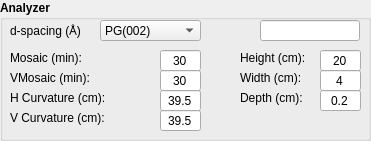
   <widget class="QGroupBox" name="groupBox_5">
    <property name="geometry">
     <rect>
      <x>10</x>
      <y>410</y>
      <width>371</width>
      <height>141</height>
     </rect>
    </property>
    <property name="font">
     <font>
      <weight>75</weight>
      <bold>true</bold>
     </font>
    </property>
    <property name="title">
     <string>Analyzer</string>
    </property>
    <widget class="QLineEdit" name="ana_hcurve_input">
     <property name="geometry">
      <rect>
       <x>160</x>
       <y>90</y>
       <width>41</width>
       <height>21</height>
      </rect>
     </property>
     <property name="minimumSize">
      <size>
       <width>41</width>
       <height>21</height>
      </size>
     </property>
     <property name="maximumSize">
      <size>
       <width>41</width>
       <height>21</height>
      </size>
     </property>
     <property name="font">
      <font>
       <weight>50</weight>
       <bold>false</bold>
      </font>
     </property>
     <property name="text">
      <string>39.5</string>
     </property>
     <property name="alignment">
      <set>Qt::AlignCenter</set>
     </property>
    </widget>
    <widget class="QLineEdit" name="ana_select_input">
     <property name="geometry">
      <rect>
       <x>260</x>
       <y>20</y>
       <width>100</width>
       <height>21</height>
      </rect>
     </property>
     <property name="minimumSize">
      <size>
       <width>100</width>
       <height>21</height>
      </size>
     </property>
     <property name="maximumSize">
      <size>
       <width>100</width>
       <height>21</height>
      </size>
     </property>
     <property name="font">
      <font>
       <weight>50</weight>
       <bold>false</bold>
      </font>
     </property>
     <property name="alignment">
      <set>Qt::AlignCenter</set>
     </property>
    </widget>
    <widget class="QLineEdit" name="ana_mosaic_input">
     <property name="geometry">
      <rect>
       <x>160</x>
       <y>50</y>
       <width>41</width>
       <height>21</height>
      </rect>
     </property>
     <property name="minimumSize">
      <size>
       <width>41</width>
       <height>21</height>
      </size>
     </property>
     <property name="maximumSize">
      <size>
       <width>41</width>
       <height>21</height>
      </size>
     </property>
     <property name="font">
      <font>
       <weight>50</weight>
       <bold>false</bold>
      </font>
     </property>
     <property name="text">
      <string>30</string>
     </property>
     <property name="alignment">
      <set>Qt::AlignCenter</set>
     </property>
    </widget>
    <widget class="QLineEdit" name="ana_vmosaic_input">
     <property name="geometry">
      <rect>
       <x>160</x>
       <y>70</y>
       <width>41</width>
       <height>21</height>
      </rect>
     </property>
     <property name="minimumSize">
      <size>
       <width>41</width>
       <height>21</height>
      </size>
     </property>
     <property name="maximumSize">
      <size>
       <width>41</width>
       <height>21</height>
      </size>
     </property>
     <property name="font">
      <font>
       <weight>50</weight>
       <bold>false</bold>
      </font>
     </property>
     <property name="text">
      <string>30</string>
     </property>
     <property name="alignment">
      <set>Qt::AlignCenter</set>
     </property>
    </widget>
    <widget class="QLabel" name="ana_select_label">
     <property name="geometry">
      <rect>
       <x>10</x>
       <y>20</y>
       <width>101</width>
       <height>20</height>
      </rect>
     </property>
     <property name="sizePolicy">
      <sizepolicy hsizetype="Fixed" vsizetype="Fixed">
       <horstretch>0</horstretch>
       <verstretch>0</verstretch>
      </sizepolicy>
     </property>
     <property name="minimumSize">
      <size>
       <width>101</width>
       <height>20</height>
      </size>
     </property>
     <property name="font">
      <font>
       <weight>50</weight>
       <bold>false</bold>
      </font>
     </property>
     <property name="text">
      <string>d-spacing (Å)</string>
     </property>
     <property name="alignment">
      <set>Qt::AlignLeading|Qt::AlignLeft|Qt::AlignVCenter</set>
     </property>
    </widget>
    <widget class="QComboBox" name="ana_select_dropdown">
     <property name="geometry">
      <rect>
       <x>100</x>
       <y>20</y>
       <width>101</width>
       <height>21</height>
      </rect>
     </property>
     <property name="minimumSize">
      <size>
       <width>100</width>
       <height>21</height>
      </size>
     </property>
     <property name="maximumSize">
      <size>
       <width>120</width>
       <height>21</height>
      </size>
     </property>
     <property name="font">
      <font>
       <weight>50</weight>
       <bold>false</bold>
      </font>
     </property>
     <item>
      <property name="text">
       <string>PG(002)</string>
      </property>
     </item>
     <item>
      <property name="text">
       <string>PG(004)</string>
      </property>
     </item>
     <item>
      <property name="text">
       <string>PG(110)</string>
      </property>
     </item>
     <item>
      <property name="text">
       <string>Ge(111)</string>
      </property>
     </item>
     <item>
      <property name="text">
       <string>Ge(220)</string>
      </property>
     </item>
     <item>
      <property name="text">
       <string>Ge(311)</string>
      </property>
     </item>
     <item>
      <property name="text">
       <string>Be(002)</string>
      </property>
     </item>
     <item>
      <property name="text">
       <string>Cu2MnAl(111)</string>
      </property>
     </item>
     <item>
      <property name="text">
       <string>Co0.92Fe0.08(200)</string>
      </property>
     </item>
     <item>
      <property name="text">
       <string>Ge(511)</string>
      </property>
     </item>
     <item>
      <property name="text">
       <string>Ge(533)</string>
      </property>
     </item>
     <item>
      <property name="text">
       <string>Si(111)</string>
      </property>
     </item>
     <item>
      <property name="text">
       <string>Cu(111)</string>
      </property>
     </item>
     <item>
      <property name="text">
       <string>Cu(002)</string>
      </property>
     </item>
     <item>
      <property name="text">
       <string>Cu(220)</string>
      </property>
     </item>
     <item>
      <property name="text">
       <string>Custom</string>
      </property>
     </item>
    </widget>
    <widget class="QLineEdit" name="ana_height_input">
     <property name="geometry">
      <rect>
       <x>320</x>
       <y>50</y>
       <width>41</width>
       <height>21</height>
      </rect>
     </property>
     <property name="minimumSize">
      <size>
       <width>41</width>
       <height>21</height>
      </size>
     </property>
     <property name="maximumSize">
      <size>
       <width>41</width>
       <height>21</height>
      </size>
     </property>
     <property name="font">
      <font>
       <weight>50</weight>
       <bold>false</bold>
      </font>
     </property>
     <property name="text">
      <string>20</string>
     </property>
     <property name="alignment">
      <set>Qt::AlignCenter</set>
     </property>
    </widget>
    <widget class="QLabel" name="ana_height_label">
     <property name="geometry">
      <rect>
       <x>240</x>
       <y>50</y>
       <width>101</width>
       <height>16</height>
      </rect>
     </property>
     <property name="sizePolicy">
      <sizepolicy hsizetype="Fixed" vsizetype="Fixed">
       <horstretch>0</horstretch>
       <verstretch>0</verstretch>
      </sizepolicy>
     </property>
     <property name="minimumSize">
      <size>
       <width>70</width>
       <height>16</height>
      </size>
     </property>
     <property name="font">
      <font>
       <weight>50</weight>
       <bold>false</bold>
      </font>
     </property>
     <property name="text">
      <string>Height (cm):</string>
     </property>
     <property name="alignment">
      <set>Qt::AlignLeading|Qt::AlignLeft|Qt::AlignVCenter</set>
     </property>
    </widget>
    <widget class="QLabel" name="ana_vmosaic_label">
     <property name="geometry">
      <rect>
       <x>10</x>
       <y>70</y>
       <width>107</width>
       <height>16</height>
      </rect>
     </property>
     <property name="sizePolicy">
      <sizepolicy hsizetype="Fixed" vsizetype="Fixed">
       <horstretch>0</horstretch>
       <verstretch>0</verstretch>
      </sizepolicy>
     </property>
     <property name="minimumSize">
      <size>
       <width>107</width>
       <height>16</height>
      </size>
     </property>
     <property name="font">
      <font>
       <weight>50</weight>
       <bold>false</bold>
      </font>
     </property>
     <property name="text">
      <string>VMosaic (min):</string>
     </property>
     <property name="alignment">
      <set>Qt::AlignLeading|Qt::AlignLeft|Qt::AlignVCenter</set>
     </property>
    </widget>
    <widget class="QLabel" name="ana_hcurve_label">
     <property name="geometry">
      <rect>
       <x>10</x>
       <y>90</y>
       <width>161</width>
       <height>16</height>
      </rect>
     </property>
     <property name="minimumSize">
      <size>
       <width>161</width>
       <height>16</height>
      </size>
     </property>
     <property name="font">
      <font>
       <weight>50</weight>
       <bold>false</bold>
      </font>
     </property>
     <property name="text">
      <string>H Curvature (cm):</string>
     </property>
     <property name="alignment">
      <set>Qt::AlignLeading|Qt::AlignLeft|Qt::AlignVCenter</set>
     </property>
    </widget>
    <widget class="QLabel" name="ana_mosaic_label">
     <property name="geometry">
      <rect>
       <x>10</x>
       <y>50</y>
       <width>100</width>
       <height>16</height>
      </rect>
     </property>
     <property name="sizePolicy">
      <sizepolicy hsizetype="Fixed" vsizetype="Fixed">
       <horstretch>0</horstretch>
       <verstretch>0</verstretch>
      </sizepolicy>
     </property>
     <property name="minimumSize">
      <size>
       <width>100</width>
       <height>16</height>
      </size>
     </property>
     <property name="font">
      <font>
       <weight>50</weight>
       <bold>false</bold>
      </font>
     </property>
     <property name="text">
      <string>Mosaic (min):</string>
     </property>
     <property name="alignment">
      <set>Qt::AlignLeading|Qt::AlignLeft|Qt::AlignVCenter</set>
     </property>
    </widget>
    <widget class="QLineEdit" name="ana_depth_input">
     <property name="geometry">
      <rect>
       <x>320</x>
       <y>90</y>
       <width>41</width>
       <height>21</height>
      </rect>
     </property>
     <property name="minimumSize">
      <size>
       <width>41</width>
       <height>21</height>
      </size>
     </property>
     <property name="maximumSize">
      <size>
       <width>41</width>
       <height>21</height>
      </size>
     </property>
     <property name="font">
      <font>
       <weight>50</weight>
       <bold>false</bold>
      </font>
     </property>
     <property name="text">
      <string>0.2</string>
     </property>
     <property name="alignment">
      <set>Qt::AlignCenter</set>
     </property>
    </widget>
    <widget class="QLineEdit" name="ana_width_input">
     <property name="geometry">
      <rect>
       <x>320</x>
       <y>70</y>
       <width>41</width>
       <height>21</height>
      </rect>
     </property>
     <property name="minimumSize">
      <size>
       <width>41</width>
       <height>21</height>
      </size>
     </property>
     <property name="maximumSize">
      <size>
       <width>41</width>
       <height>21</height>
      </size>
     </property>
     <property name="font">
      <font>
       <weight>50</weight>
       <bold>false</bold>
      </font>
     </property>
     <property name="text">
      <string>4</string>
     </property>
     <property name="alignment">
      <set>Qt::AlignCenter</set>
     </property>
    </widget>
    <widget class="QLabel" name="ana_width_label">
     <property name="geometry">
      <rect>
       <x>240</x>
       <y>70</y>
       <width>101</width>
       <height>16</height>
      </rect>
     </property>
     <property name="sizePolicy">
      <sizepolicy hsizetype="Fixed" vsizetype="Fixed">
       <horstretch>0</horstretch>
       <verstretch>0</verstretch>
      </sizepolicy>
     </property>
     <property name="minimumSize">
      <size>
       <width>71</width>
       <height>16</height>
      </size>
     </property>
     <property name="font">
      <font>
       <weight>50</weight>
       <bold>false</bold>
      </font>
     </property>
     <property name="text">
      <string>Width (cm):</string>
     </property>
     <property name="alignment">
      <set>Qt::AlignLeading|Qt::AlignLeft|Qt::AlignVCenter</set>
     </property>
    </widget>
    <widget class="QLabel" name="ana_depth_label">
     <property name="geometry">
      <rect>
       <x>240</x>
       <y>90</y>
       <width>91</width>
       <height>16</height>
      </rect>
     </property>
     <property name="sizePolicy">
      <sizepolicy hsizetype="Fixed" vsizetype="Fixed">
       <horstretch>0</horstretch>
       <verstretch>0</verstretch>
      </sizepolicy>
     </property>
     <property name="minimumSize">
      <size>
       <width>71</width>
       <height>16</height>
      </size>
     </property>
     <property name="font">
      <font>
       <weight>50</weight>
       <bold>false</bold>
      </font>
     </property>
     <property name="text">
      <string>Depth (cm):</string>
     </property>
     <property name="alignment">
      <set>Qt::AlignLeading|Qt::AlignLeft|Qt::AlignVCenter</set>
     </property>
    </widget>
    <widget class="QLabel" name="ana_vcurve_label">
     <property name="geometry">
      <rect>
       <x>10</x>
       <y>110</y>
       <width>141</width>
       <height>16</height>
      </rect>
     </property>
     <property name="minimumSize">
      <size>
       <width>141</width>
       <height>16</height>
      </size>
     </property>
     <property name="font">
      <font>
       <weight>50</weight>
       <bold>false</bold>
      </font>
     </property>
     <property name="text">
      <string>V Curvature (cm):</string>
     </property>
     <property name="alignment">
      <set>Qt::AlignLeading|Qt::AlignLeft|Qt::AlignVCenter</set>
     </property>
    </widget>
    <widget class="QLineEdit" name="ana_vcurve_input">
     <property name="geometry">
      <rect>
       <x>160</x>
       <y>110</y>
       <width>41</width>
       <height>21</height>
      </rect>
     </property>
     <property name="minimumSize">
      <size>
       <width>41</width>
       <height>21</height>
      </size>
     </property>
     <property name="maximumSize">
      <size>
       <width>41</width>
       <height>21</height>
      </size>
     </property>
     <property name="font">
      <font>
       <weight>50</weight>
       <bold>false</bold>
      </font>
     </property>
     <property name="text">
      <string>39.5</string>
     </property>
     <property name="alignment">
      <set>Qt::AlignCenter</set>
     </property>
    </widget>
   </widget>
